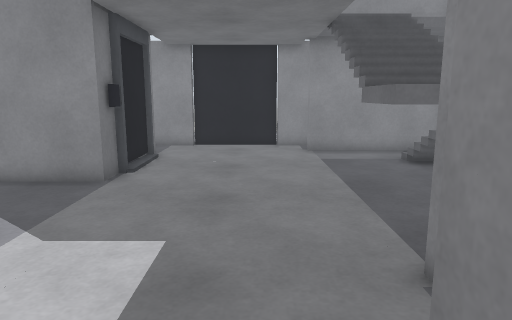
view 1 (above)

20 first-person views from a walk through a Gazebo world. The camera is 1.2 m above the floor, tilts 10° down and sees 70° across. The floor is counted in squares, 0.5 m on a side. Each view is taken from the middle of a square. On the plan, view 1 faces up. The plan holds only what a view shows up to about 20 squares ahead; the rest is blank. The place goes on beyond the plan.

view 2
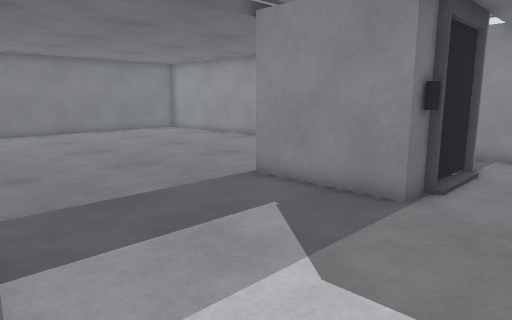

view 3
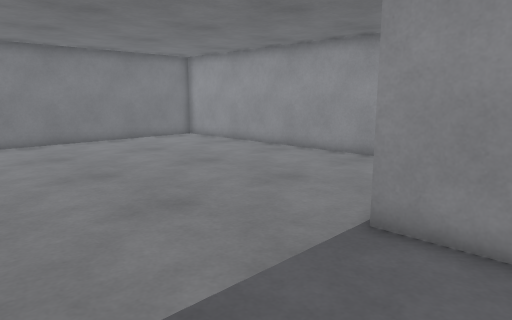

view 4
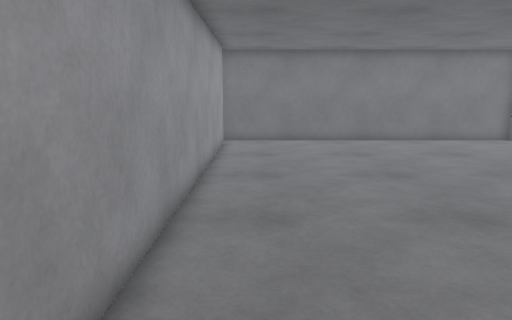

view 5
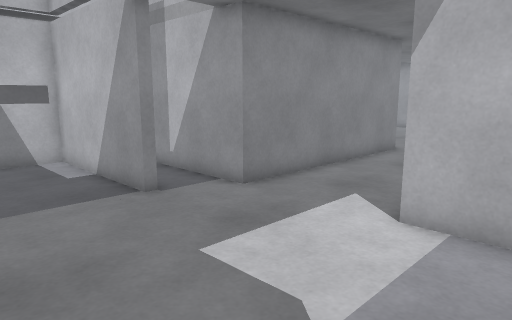

view 6
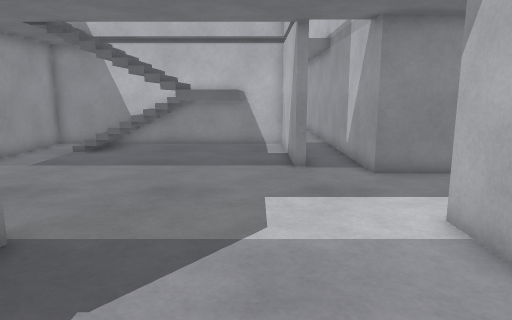

view 7
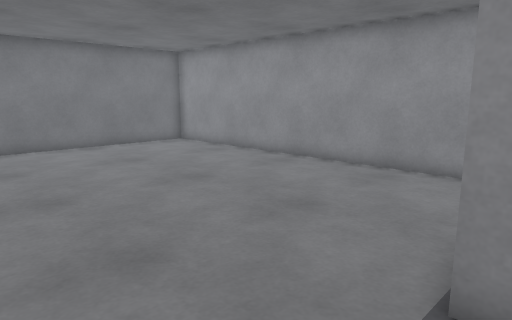

view 8
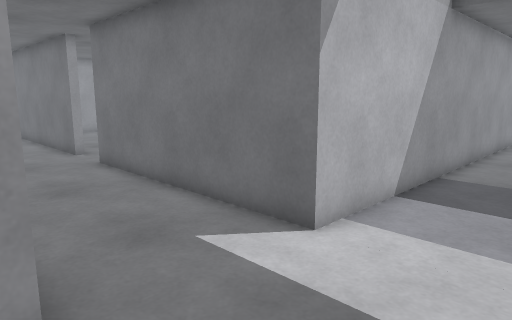

view 9
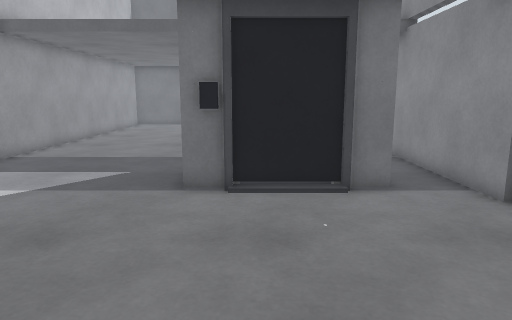

view 10
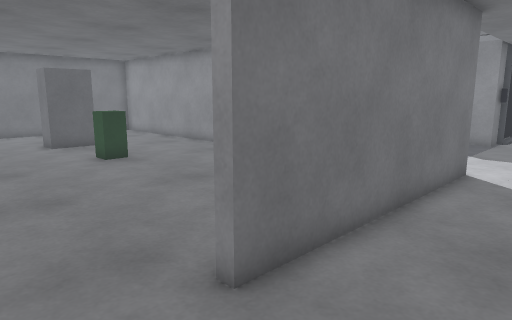

view 11
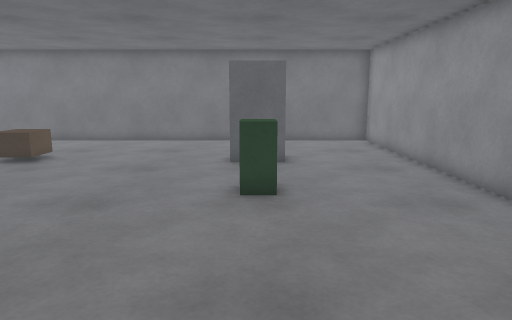

view 12
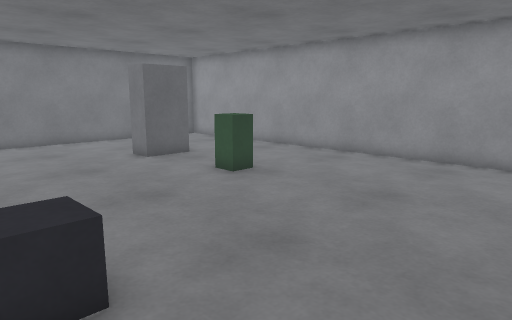

view 13
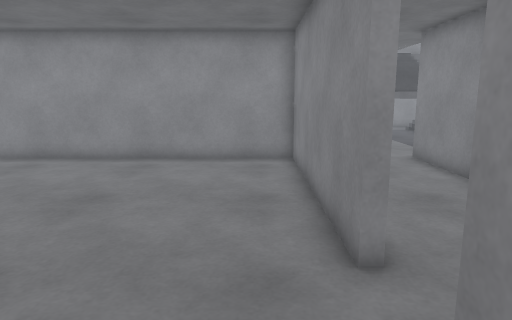

view 14
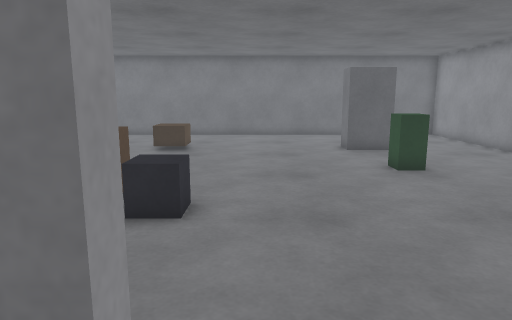

view 15
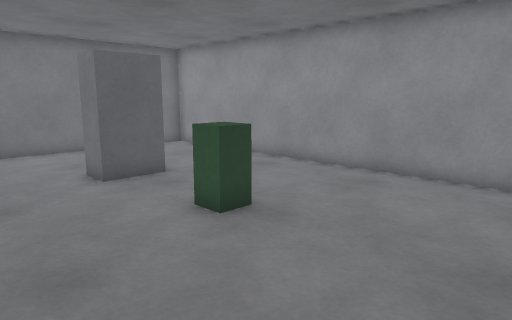

view 16
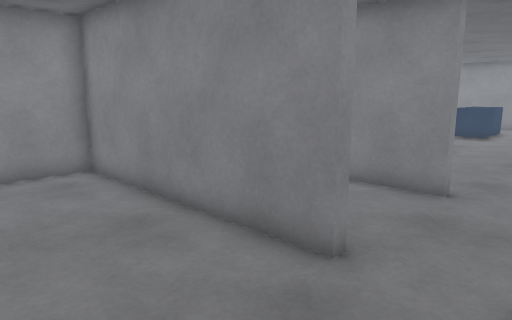

view 17
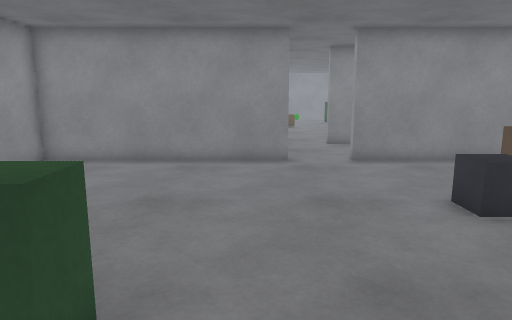

view 18
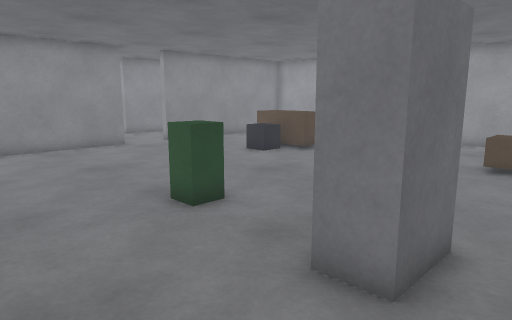

view 19
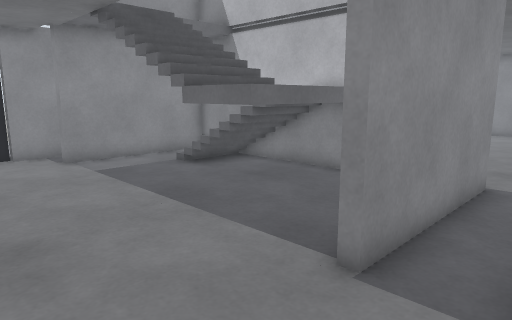

view 20
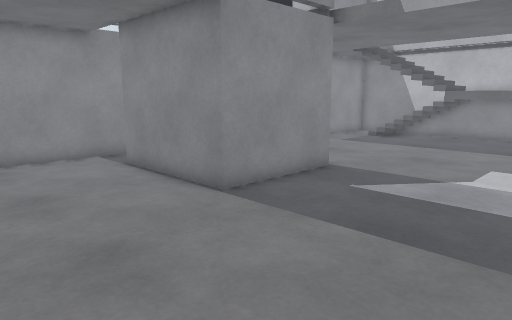

### Floor plan
Key: @ floor where view 1 was taken; # wall or solid block; . main floor; : floor 1.25 m higher than the main floor; / step, stairs or slope; = window, fence, low wall or low ledge; B grey box; P grey post; A dark grey box; W white box; G green box; R brown box.
Columns run from 26 left of view 1 to 8 right of it. Each row starts with its distance up from view 1.
 18 ########################BBBBB#
 17 #............................
 16 #................#   #.......######
 15 #................#   W ...........#
 14 #................#   WP........./ #
 13 #................#    A.........//#
 12 #................#    A.........//#
 11 #................#   WW....../ // #
 10 #................#####W....../ // #
  9 #............................/ // =
  8 #...........................      =
  7 #........................... :::::=
  6 #.................................#
  5 #............................######
  4 #............................######
  3 #..................................
  2 ########################...########
  1  #....................##...#
  0  #....................##..@#
 -1  #....................##...#
 -2  #....................##...#
 -3  #.....BB...G.........##...#
 -4  #.....BB..GG.........##...#
 -5  #.....BB.............##...#
 -6  #....................##...#  .....
 -7  #....................##...##......
 -8  #...............................
 -9  #............................
-10  #....................##...##
-11  #..............BB.... #.  #
-12  #.....RR..   .RBBR... #.
-13  #.....RR.     RRRR    #.

Where each view was taken, in squares from view 1:
view 1: 0 up, 0 right, facing up
view 2: 2 up, 1 left, facing up-left
view 3: 4 up, 6 left, facing up-left
view 4: 4 up, 6 left, facing left
view 5: 9 up, 6 left, facing down-right
view 6: 6 up, 10 left, facing right
view 7: 6 up, 8 left, facing up-left
view 8: 6 up, 2 right, facing down-left
view 9: 12 up, 5 right, facing left
view 10: 10 down, 0 right, facing up-left
view 11: 4 down, 5 left, facing left
view 12: 12 down, 5 left, facing up-left
view 13: 12 down, 5 left, facing up
view 14: 9 down, 2 left, facing left
view 15: 9 down, 8 left, facing up-left
view 16: 10 down, 8 left, facing up-right
view 17: 6 down, 17 left, facing right
view 18: 1 up, 21 left, facing down-right
view 19: 2 up, 2 left, facing up-right
view 20: 3 up, 15 left, facing up-right
